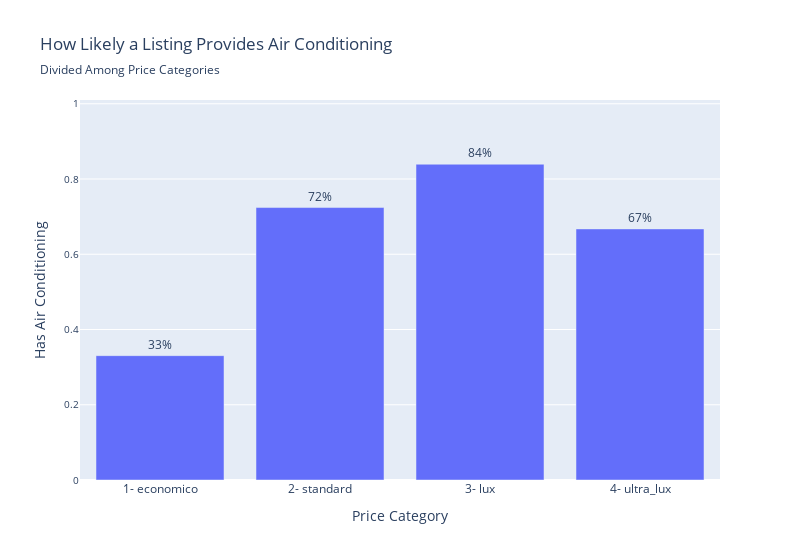

Notebook code for this chart:
### Code cell
# Relación entre AC y price category
fig = px.bar(
    data_frame= airbnb_ac.query('amenities_air_conditioning == 1').sort_values(by = 'price_category', ascending= True),
    y = 'proportion',
    x = 'price_category',
    text = 'proportion',
    width= 800,
    title = 'How Likely a Listing Provides Air Conditioning',
    subtitle = 'Divided Among Price Categories'
)

fig.update_traces(
    texttemplate='%{text:.0%}',  
    textposition='outside'        
)

fig.update_layout(
    uniformtext_minsize=10,
    uniformtext_mode='hide',
    yaxis = dict(
        title = dict (
            text = 'Has Air Conditioning'
        ),
        tickfont=dict(size=10)  
    ),
    xaxis = dict(
        title = dict (
            text = 'Price Category'
        ),
        tickfont=dict(size=12)  
    )
)

fig.update_yaxes(range=[0, 1.01]) 

fig.show()

### Figure 1 — Plotly figure (JSON) as saved in the notebook; plotly's stock layout.template omitted (floating-point values rounded to 4 significant figures)
{"data": [{"hovertemplate": "price_category=%{x}<br>proportion=%{text}<extra></extra>", "legendgroup": "", "marker": {"color": "#636efa", "pattern": {"shape": ""}}, "name": "", "orientation": "v", "showlegend": false, "text": [0.3305, 0.7241, 0.8393, 0.6674], "textposition": "outside", "texttemplate": "%{text:.0%}", "type": "bar", "x": ["1- economico", "2- standard", "3- lux", "4- ultra_lux"], "xaxis": "x", "y": [0.3305, 0.7241, 0.8393, 0.6674], "yaxis": "y"}], "layout": {"barmode": "relative", "legend": {"tracegroupgap": 0}, "title": {"subtitle": {"text": "Divided Among Price Categories"}, "text": "How Likely a Listing Provides Air Conditioning"}, "uniformtext": {"minsize": 10, "mode": "hide"}, "width": 800, "xaxis": {"anchor": "y", "domain": [0, 1], "tickfont": {"size": 12}, "title": {"text": "Price Category"}}, "yaxis": {"anchor": "x", "domain": [0, 1], "range": [0, 1.01], "tickfont": {"size": 10}, "title": {"text": "Has Air Conditioning"}}}}
